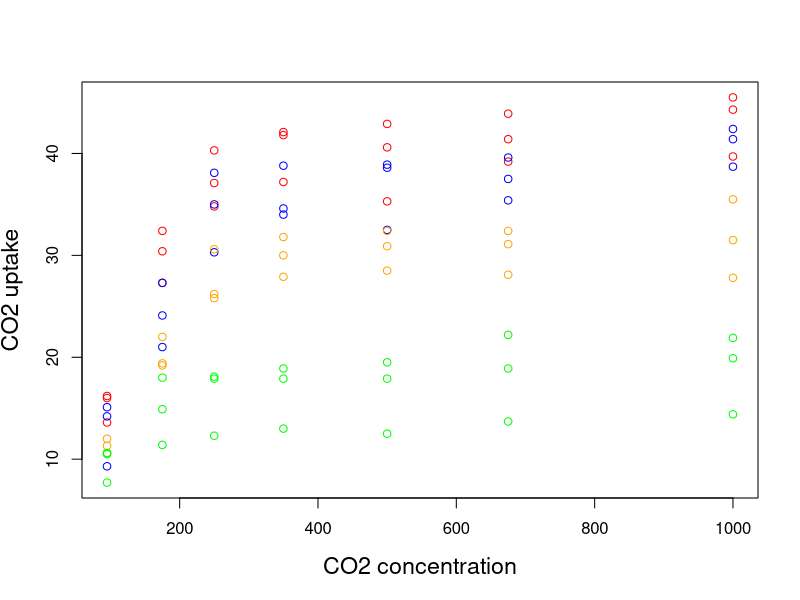
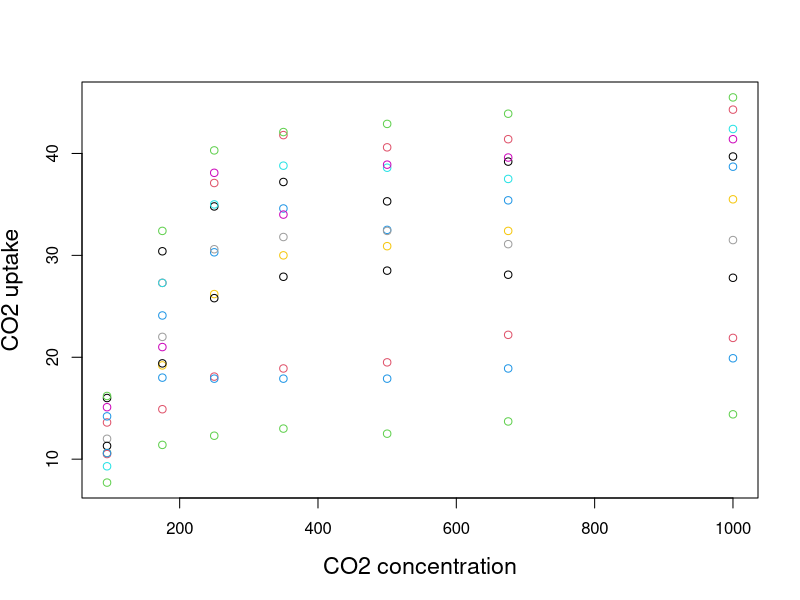
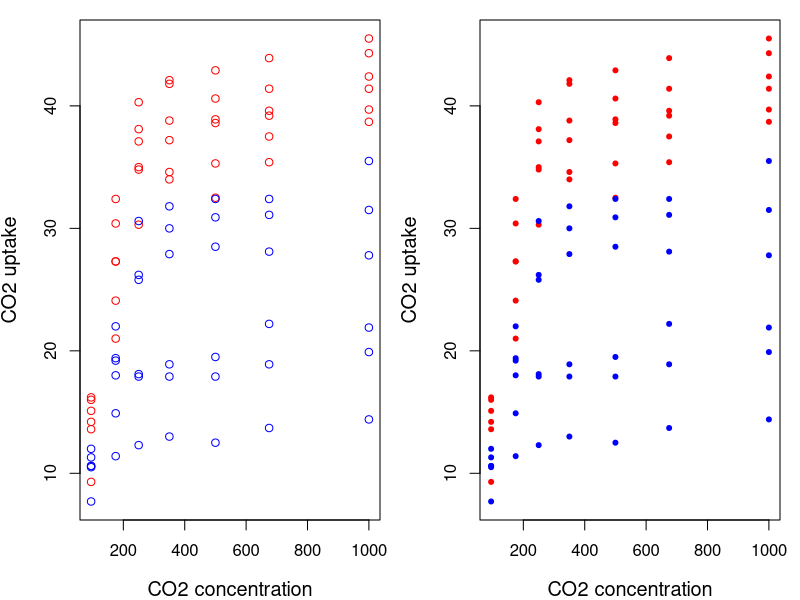

The R script that drew these images, in order: (Note: this script raises an error after producing the figures.)
## ---- chunk 1
knitr::opts_chunk$set(
  comment = "#",
  collapse = TRUE,
  warning = FALSE,
  message = FALSE, 
  fig.width=6, fig.height=6,
  fig.align = 'center'
)
## ---- chunk 2
plot(x=CO2$conc, y=CO2$uptake, type="n", cex.lab=1.4, xlab="CO2 concentration", ylab="CO2 uptake") # Type "n" tells R to not actually plot the points.
 
for (i in 1:length(CO2[,1])) {
  if (CO2$Type[i] == "Quebec" & CO2$Treatment[i] == "nonchilled") {
    points(CO2$conc[i], CO2$uptake[i], col = "red")
  }
  if (CO2$Type[i] == "Quebec" & CO2$Treatment[i] == "chilled") {
    points(CO2$conc[i], CO2$uptake[i], col = "blue")
  }
  if (CO2$Type[i] == "Mississippi" & CO2$Treatment[i] == "nonchilled") {
    points(CO2$conc[i], CO2$uptake[i], col = "orange")
  }
  if (CO2$Type[i] == "Mississippi" & CO2$Treatment[i] == "chilled") {
    points(CO2$conc[i], CO2$uptake[i], col = "green")
  }
}
## ---- chunk 3
plot(x = CO2$conc, y = CO2$uptake, type = "n", cex.lab = 1.4, 
     xlab = "CO2 concentration", ylab = "CO2 uptake") 

plants <- unique(CO2$Plant)
 
for (i in 1:nrow(CO2)){
  for (p in 1:length(plants)) { 
    if (CO2$Plant[i] == plants[p]) {
      points(CO2$conc[i], CO2$uptake[i], col = p)
    }
  }
}

## ---- chunk 4
operations <- function(number1, number2, number3) {
  result <- (number1 + number2) * number3
  print(result)
}
 
operations(1, 2, 3)
## ---- chunk 5
print_animal <- function(animal) {
  if (animal == "dog") {
    print("woof")
  } else if (animal == "cat") {
    print("meow")
  }
}
## ---- chunk 6
Scruffy <- "dog"
Paws <- "cat"
 
print_animal(Scruffy)
 
print_animal(Paws)
## ---- chunk 7
operations <- function(number1, number2, number3 = 3) {
  result <- (number1 + number2) * number3
  print(result)
}
 
operations(1, 2, 3) # is equivalent to
operations(1, 2)
operations(1, 2, 2) # we can still change the value of number3 if needed
## ---- chunk 8
plot.CO2 <- function(CO2, ...) {
  plot(x = CO2$conc, y = CO2$uptake, type = "n", ...) 
 
  for (i in 1:length(CO2[,1])){
     if (CO2$Type[i] == "Quebec") {
       points(CO2$conc[i], CO2$uptake[i], col="red", type="p", ...) 
     } else if (CO2$Type[i] == "Mississippi") {
       points(CO2$conc[i], CO2$uptake[i], col="blue", type="p", ...) 
     }
  }
}
par(mfrow=c(1,2), mar = c(4,4,1,1)) 
plot.CO2(CO2, cex.lab=1.2, xlab="CO2 concentration", ylab="CO2 uptake")
plot.CO2(CO2, cex.lab=1.2, xlab="CO2 concentration", ylab="CO2 uptake", pch=20)
## ---- chunk 9
sum2 <- function(...){
  args <- list(...)
  result <- 0
  for (i in args)  {
    result <- result + i
  }
  return (result)
}
 
sum2(2, 3)
sum2(2, 4, 5, 7688, 1)
## ---- chunk 10
myfun <- function(x) {
  if (x < 10) {
    0
  } else {
    10
  }
}

myfun(5)
myfun(15)
## ---- chunk 11
var1 <- 3     # var1 is defined outside our function
vartest <- function() {
  a <- 4      # 'a' is defined inside
  print(a)    # print 'a'
  print(var1) # print var1
}

a             # we cannot print 'a' as it exists only inside the function

vartest()     # calling vartest() will print a and var1 

rm(var1)      # remove var1
vartest()     # calling the function again doesn't work anymore
## ---- chunk 12
var1 <- 3     # var1 is defined outside our function
vartest <- function(var1) {
  print(var1) # print var1
}

vartest(8)    # Inside our function var1 is now our argument and takes its value

var1          # var1 still has the same value
## ---- chunk 13
a <- 3
b <- 0
if (a > 5) {  
  b <- 2
} 
a + b
